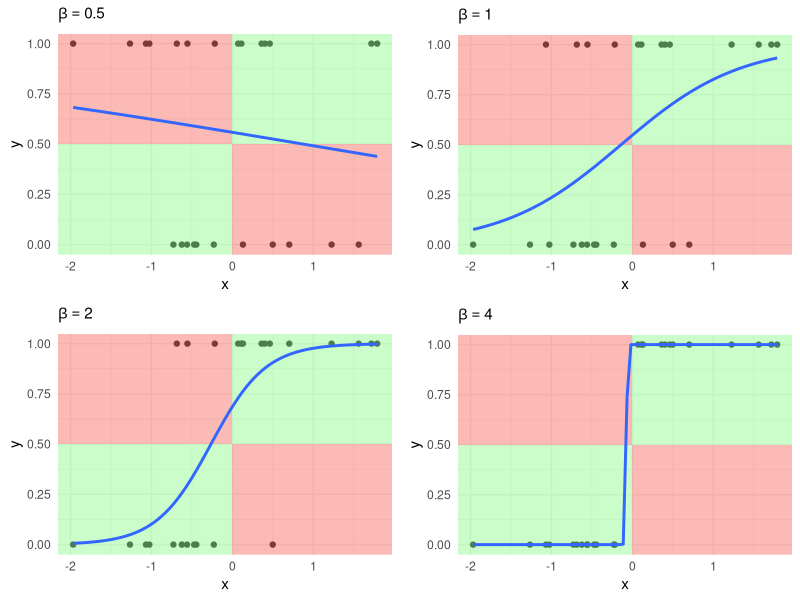

This figure's R source:
## ---- chunk 1
knitr::opts_chunk$set(fig.retina=2)
## ---- chunk 2
### packages
packs <- c("tidyverse", "furrr", "hrbrthemes")
for (pack in packs) {
  
  if (pack %in% installed.packages()){
    
    require(pack, character.only = TRUE)
    
  } else {
    
    install.packages(pack)
    require(pack, character.only = TRUE)
    
  }
}
## turn off scientific notation
options(scipen=999)
## plot settings: default
theme_set(theme_minimal())
## ---- chunk 3
logistic_sim <- function(n = 100, beta = 0.5, seed = 1234){
  
  set.seed(seed)
  alpha <- 0 # centered data
  df <- tibble(x = rnorm(n, 0, 1)) %>%
    mutate(pi = plogis((alpha + beta * x)), ## P(Y = 1| X) = logit^-1 \pi_i = \frac{exp(\alpha + x * \beta)}{1 + exp(\alpha + x * \beta)}
           y = rbinom(n, 1, prob = pi))
  
  return(df)
}

make_separation_plot <- function(n = 100, beta = 0.5, seed = 1234) {
  
  df <- logistic_sim(n = n, beta = beta, seed = seed)
  
  p <- df %>%
    ggplot(aes(x = x, y = y)) + 
    geom_point() +
    annotate("rect", xmin = -Inf, xmax = 0, ymin = -Inf, ymax = .5, fill = "palegreen", alpha = 0.5) +
    annotate("rect", xmin = 0, xmax = Inf, ymin = -Inf, ymax = .5, fill = "#F8766D", alpha = 0.5)  +
    annotate("rect", xmin = -Inf, xmax = 0, ymin = Inf, ymax = .5, fill = "#F8766D", alpha = 0.5) +
    annotate("rect", xmin = 0, xmax = Inf, ymin = Inf, ymax = .5, fill = "palegreen", alpha = 0.5) +
    stat_smooth(method = "glm", 
                method.args = list(family = "binomial"),
                se = FALSE) +
    labs(subtitle = bquote(beta == .(beta)))
  
  return(p) 
}

params <- c(0.5, 1, 2, 4)
plots <- map(params, ~make_separation_plot(n = 25, beta = .x, seed = 123))
cowplot::plot_grid(plotlist = plots)


## ---- chunk 4
# KEEP THIS AT THE END OF THE DOCUMENT TO GENERATE A LOCAL bib FILE FOR PKGS USED
knitr::write_bib(sub("^package:", "", grep("package", search(), value=TRUE)), file='skeleton.bib')
